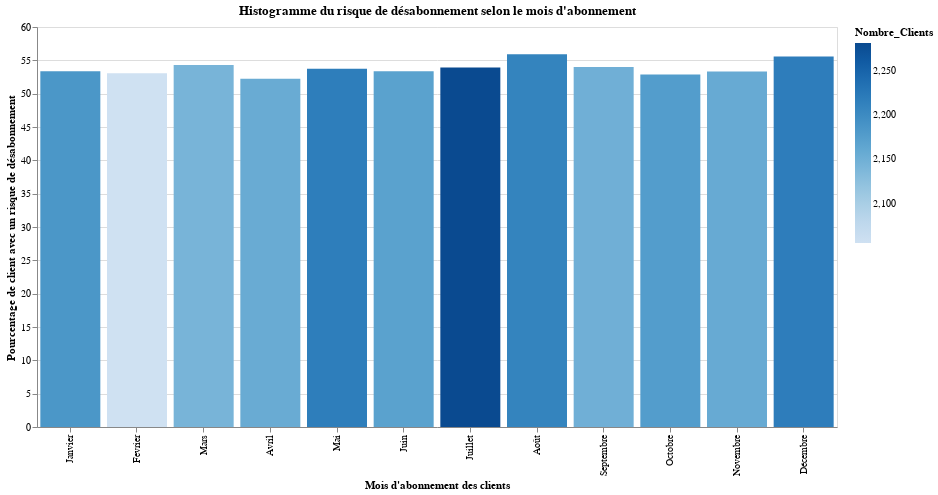

Source (notebook cell):
### Markdown cell above
De même on constate que le genre n'a pas de réelle influence sur le désabonnement des clients

Regardons maintenant si les utilisateurs ayant eu des achats compulsifs ont tendance à ce désabonner

### Code cell
# Churn en fct du mois d'abonnement
from pyspark.sql.functions import when
df_churn = df_spark_clean.groupBy("month_joining_date").agg((avg("churn_risk_score") * 100).alias("avg_churn_percentage"), count("churn_risk_score").alias("Nombre_Clients"))
df_churn = df_churn.withColumn("Month",
                               when(col("month_joining_date") == "01", "Janvier")
                               .when(col("month_joining_date") == "02", "Fevrier")
                               .when(col("month_joining_date") == "03", "Mars")
                               .when(col("month_joining_date") == "04", "Avril")
                               .when(col("month_joining_date") == "05", "Mai")
                               .when(col("month_joining_date") == "06", "Juin")
                               .when(col("month_joining_date") == "07", "Juillet")
                               .when(col("month_joining_date") == "08", "Août")
                               .when(col("month_joining_date") == "09", "Septembre")
                               .when(col("month_joining_date") == "10", "Octobre")
                               .when(col("month_joining_date") == "11", "Novembre")
                               .otherwise("Décembre"))
df_churn = df_churn.orderBy('month_joining_date')

data_pd = df_churn.toPandas()

# Définir l'ordre des mois
month_order = ["Janvier", "Fevrier", "Mars", "Avril", "Mai", "Juin", "Juillet", "Août", "Septembre", "Octobre", "Novembre", "Décembre"]

# Histogramme
alt.Chart(data_pd).mark_bar().encode(
    x=alt.X('Month:N', sort=month_order, axis=alt.Axis(title="Mois d'abonnement des clients")),
    y=alt.Y('avg_churn_percentage:Q', axis=alt.Axis(title="Pourcentage de client avec un risque de désabonnement")),
    tooltip=['Month:N', 'avg_churn_percentage:Q', 'Nombre_Clients:Q'], # Afin de pouvoir avoir les informations de chaque point lorsque l'on passe notre souris
    color='Nombre_Clients:Q'
).properties(
    width=800, # Taille du graphique
    height=400,
    title="Histogramme du risque de désabonnement selon le mois d'abonnement", # Titre du graphique
).interactive() # Pouvoir zoomer sur le graphique

### Figure 1 — Vega-Lite specification as saved in the notebook (floating-point values rounded to 4 significant figures)
{"config": {"view": {"continuousWidth": 400, "continuousHeight": 300}}, "data": {"name": "data-2e6a5361c7bee16ed46c7272cc9511a1"}, "mark": "bar", "encoding": {"color": {"field": "Nombre_Clients", "type": "quantitative"}, "tooltip": [{"field": "Month", "type": "nominal"}, {"field": "avg_churn_percentage", "type": "quantitative"}, {"field": "Nombre_Clients", "type": "quantitative"}], "x": {"axis": {"title": "Mois d'abonnement des clients"}, "field": "Month", "sort": ["Janvier", "Fevrier", "Mars", "Avril", "Mai", "Juin", "Juillet", "Août", "Septembre", "Octobre", "Novembre", "Décembre"], "type": "nominal"}, "y": {"axis": {"title": "Pourcentage de client avec un risque de désabonnement"}, "field": "avg_churn_percentage", "type": "quantitative"}}, "height": 400, "selection": {"selector003": {"type": "interval", "bind": "scales", "encodings": ["x", "y"]}}, "title": "Histogramme du risque de désabonnement selon le mois d'abonnement", "width": 800, "$schema": "https://vega.github.io/schema/vega-lite/v4.17.0.json", "datasets": {"data-2e6a5361c7bee16ed46c7272cc9511a1": [{"month_joining_date": 1, "avg_churn_percentage": 53.36, "Nombre_Clients": 2185, "Month": "Janvier"}, {"month_joining_date": 2, "avg_churn_percentage": 53.06, "Nombre_Clients": 2056, "Month": "Fevrier"}, {"month_joining_date": 3, "avg_churn_percentage": 54.32, "Nombre_Clients": 2143, "Month": "Mars"}, {"month_joining_date": 4, "avg_churn_percentage": 52.23, "Nombre_Clients": 2156, "Month": "Avril"}, {"month_joining_date": 5, "avg_churn_percentage": 53.72, "Nombre_Clients": 2217, "Month": "Mai"}, {"month_joining_date": 6, "avg_churn_percentage": 53.36, "Nombre_Clients": 2170, "Month": "Juin"}, {"month_joining_date": 7, "avg_churn_percentage": 53.92, "Nombre_Clients": 2281, "Month": "Juillet"}, {"month_joining_date": 8, "avg_churn_percentage": 55.93, "Nombre_Clients": 2210, "Month": "Août"}, {"month_joining_date": 9, "avg_churn_percentage": 54.0, "Nombre_Clients": 2150, "Month": "Septembre"}, {"month_joining_date": 10, "avg_churn_percentage": 52.87, "Nombre_Clients": 2177, "Month": "Octobre"}, {"month_joining_date": 11, "avg_churn_percentage": 53.34, "Nombre_Clients": 2158, "Month": "Novembre"}, {"month_joining_date": 12, "avg_churn_percentage": 55.59, "Nombre_Clients": 2218, "Month": "Décembre"}]}}
